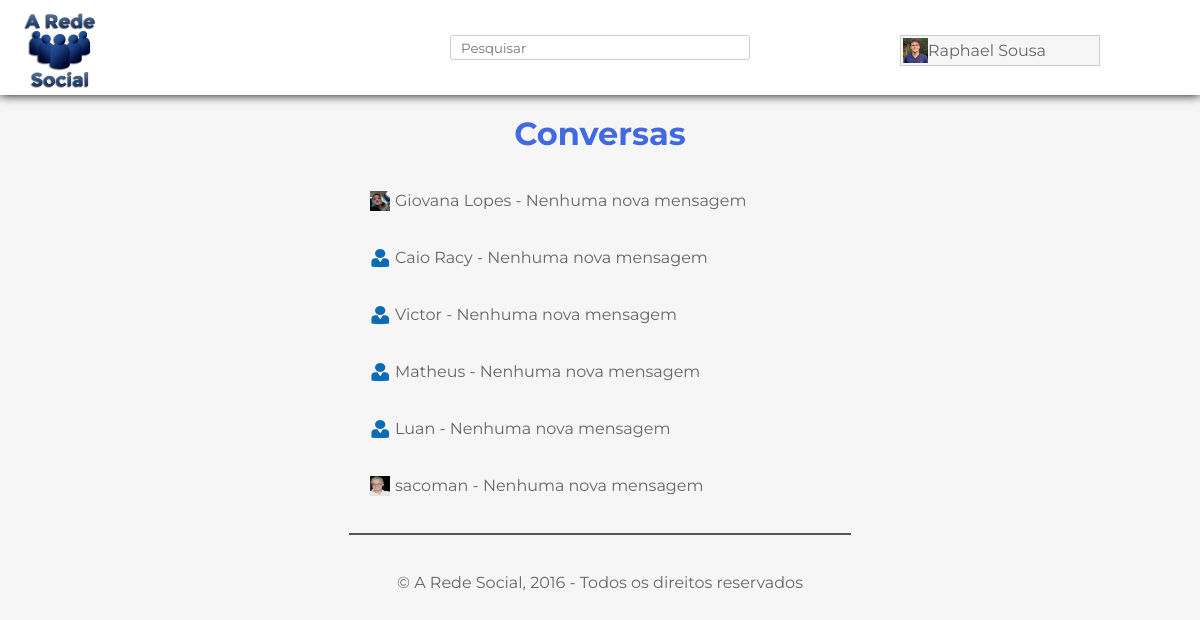
The app's page /inbox.php (signed in) with its own data.
### tables this page shows
CREATE TABLE `usuario` (
  `codigo` int(11) NOT NULL,
  `email` varchar(100) NOT NULL,
  `senha` varchar(30) NOT NULL,
  `nome` varchar(50) NOT NULL,
  `data_nascimento` date DEFAULT NULL,
  `foto` text,
  `descricao` varchar(250) DEFAULT NULL
);

CREATE TABLE `mensagens` (
  `id` int(11) NOT NULL,
  `de` varchar(100) NOT NULL,
  `para` varchar(100) NOT NULL,
  `texto` text NOT NULL,
  `imagem` text NOT NULL,
  `data` date NOT NULL,
  `status` int(11) NOT NULL DEFAULT '0'
);

### inbox.php (the view, shortened to what this page needs)
<?php
	include("home.php");
?>
<html>
	<body>
		<br />
		<h1>Conversas</h1><br />
		<form method="POST">
			<div>
				<?php
					$login_cookie = $_SESSION['emailUser'];
					$sql = "SELECT * FROM mensagens WHERE para='$login_cookie' GROUP BY de ORDER BY id";
					$result = $conexao->prepare($sql);
				    $result->execute();
				    foreach($result as $msg) {
						$from = $msg["de"];
						$tudo = "SELECT * FROM usuario WHERE email='$from'";
						$result2 = $conexao->prepare($tudo);
					    $result2->execute();
					    foreach($result2 as $img);
						$conta = "SELECT * FROM mensagens WHERE de='$from' AND para='$login_cookie' AND status=0";
						$result3 = $conexao->prepare($conta);
					    $result3->execute();
					    $contar = $result3->rowCount();
						if ($contar > 1) {
							$texto = $contar.' novas mensagens';
						}elseif ($contar == 1) {
							$texto = '1 nova mensagem';
						}else {
							$texto = 'Nenhuma nova mensagem';
						}
						echo '<div id="box">
								<br /><p>';
								if ($img["foto"]=="") {
									echo '<a href="profile.php?id='.$img["codigo"].'" style="width: 20px; display: block;"><img src="img/perfil.png" id="profile2">';
								}else{
									echo '<a href="profile.php?id='.$img["codigo"].'" style="width: 20px; display: block;"><img src="upload/'.$img["foto"].'" id="profile2">';
								}
								echo '<a name="d" href="chat.php?from='.$img["codigo"].'">'.$img["nome"].' - '.$texto.'</a></p><br />
								</div>';
					}
				?>
			</div>
		</form>
	<br /><hr /><br /><br />
	<div id="footer"><p>&copy; A Rede Social, 2016 - Todos os direitos reservados</p></div><br />
	</body>
</html>

### home.php (shortened to what this page needs)
<?php
    include("db.php");
?>
<!DOCTYPE html>
<html>
<head>
</head>
<body>
	<div id="topo">
		<a href="index.php"><img src="img/logo.png" width="80" height="80" name="logo"></a>
		<form method="GET" action="pesquisar.php">
			<input type="text" placeholder="Pesquisar" name="query" autocomplete="off"><input type="submit" hidden>
		</form>
		<?php
		 	$email = $_SESSION['emailUser'];
		  	$select = "SELECT * FROM usuario WHERE email ='$email'";
		  	$result = $conexao->prepare($select);
		  	$result->execute();
		  	foreach($result as $valor){
		    	$nome = $valor["nome"];
		 	}
        ?>
        <ul id="nav">
		    <li>
		    	<a href="myprofile.php">
		    	<?php
					if ($valor["foto"]=="") {
						echo '<img src="img/perfil.png" alt="" id="perfil">';
					}else{
						echo '<img src="upload/'.$valor["foto"].'" alt="" id="perfil">';
					}
					echo $valor["nome"];
				?>
			    </a>
		    </li>
		</ul>
	</div>
</body>
</html>

### db.php (style rules this page uses)
html { -webkit-animation: fadein 2s; -moz-animation: fadein 2s; -ms-animation: fadein 2s; -o-animation: fadein 2s; animation: fadein 2s; }

### home.php (style rules this page uses)
* { font-family: 'Montserrat', cursive; margin: 0; }
body { background: #F6F6F6; }
div#topo { width: 100%; top: 0; background: #FFF; box-shadow: 0 0 10px #000; height: 95px; }
div#topo img[name="logo"] { float: left; margin-left: 20px; margin-top: 10px; }
div#topo input[type="text"] { border: 1px solid #CCC; width: 300px; height: 25px; padding-left: 10px; border-radius: 3px; display: block; margin: auto; }
div#topo form { width: 300px; display: block; margin: auto; padding-top: 35px; }
div#footer { bottom: 0; text-align: center; color: #666; }
div#topo img#perfil { float: left; margin-top: -3px; margin-left: -3px; width: 25px; height: 25px; }
div#topo ul { float: right; margin-right: 100px; margin-top: -25px; padding: 0; list-style: none; width: 200px; }
div#topo ul li { position: relative; }
div#topo ul li a { display: block; text-decoration: none; color: #666; background: #F6F6F6; padding: 5px; border: 1px solid #ccc; }

### inbox.php (style rules this page uses)
img#profile2 { float: left; margin-left: 10px; margin-top: 0px; width: 20px; height: 20px; }
div#box a[name="d"] { margin-left: 5px; color: #666; text-decoration: none; }
div#box p { margin-left: 10px; color: #333; }
div#box { min-width: 100px; max-width: 500px; display: block; margin: auto; }
hr { width: 500px; display: block; margin: auto; border: 1px solid #555; }
h1 { text-align: center; color: #4169E1; }

### records on screen
usuario: foto (picture), nome "Raphael Sousa"
mensagens: usuario.foto (picture), usuario.nome "Giovana Lopes", texto "Nenhuma nova mensagem"
mensagens: usuario.nome "Caio Racy", texto "Nenhuma nova mensagem"
mensagens: usuario.nome "Victor", texto "Nenhuma nova mensagem"
mensagens: usuario.nome "Matheus", texto "Nenhuma nova mensagem"
mensagens: usuario.nome "Luan", texto "Nenhuma nova mensagem"
mensagens: usuario.foto (picture), usuario.nome "sacoman", texto "Nenhuma nova mensagem"
